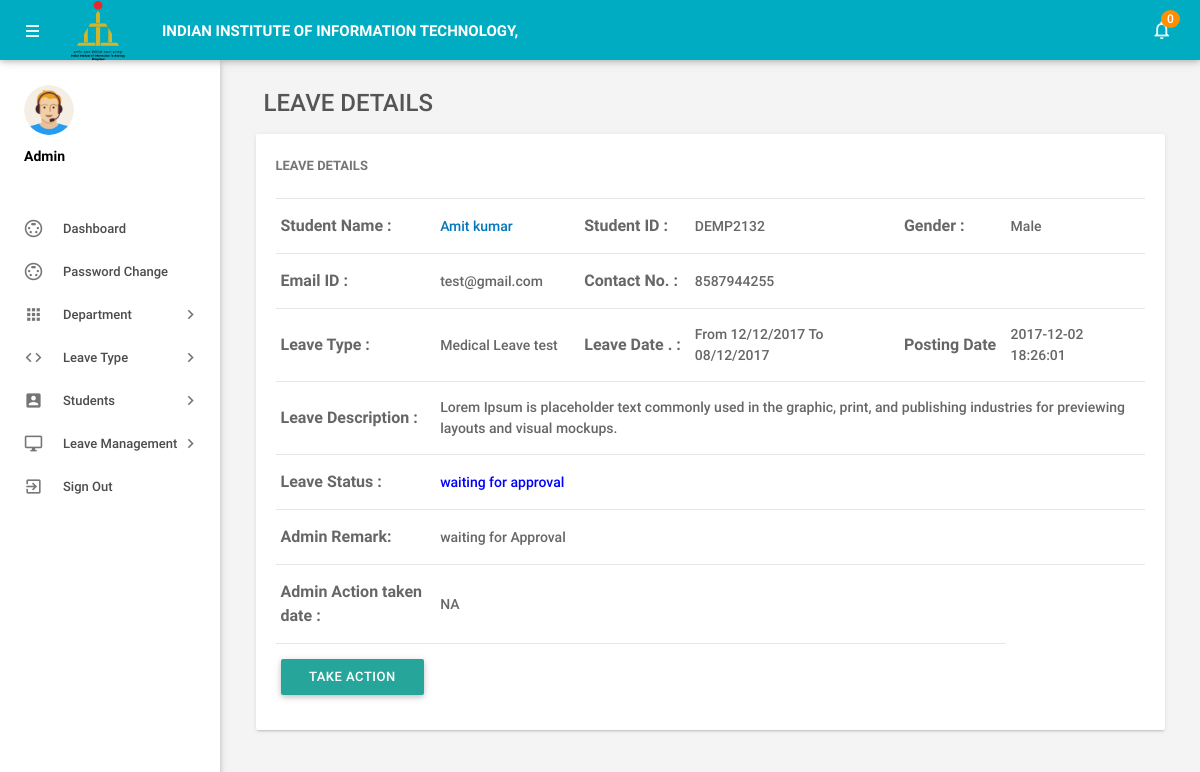
The page /admin/leave-details.php?leaveid=9 (signed in) on the database its author committed.
### tables this page shows
CREATE TABLE IF NOT EXISTS `tblleaves` (
  `id` int(11) NOT NULL,
  `LeaveType` varchar(110) NOT NULL,
  `ToDate` varchar(120) NOT NULL,
  `FromDate` varchar(120) NOT NULL,
  `Description` mediumtext NOT NULL,
  `PostingDate` timestamp NOT NULL DEFAULT CURRENT_TIMESTAMP,
  `AdminRemark` mediumtext,
  `AdminRemarkDate` varchar(120) DEFAULT NULL,
  `Status` int(1) NOT NULL,
  `IsRead` int(1) NOT NULL,
  `empid` int(11) DEFAULT NULL
);

CREATE TABLE IF NOT EXISTS `tblemployees` (
  `id` int(11) NOT NULL,
  `EmpId` varchar(100) NOT NULL,
  `FirstName` varchar(150) NOT NULL,
  `LastName` varchar(150) NOT NULL,
  `EmailId` varchar(200) NOT NULL,
  `Password` varchar(180) NOT NULL,
  `Gender` varchar(100) NOT NULL,
  `Dob` varchar(100) NOT NULL,
  `Department` varchar(255) NOT NULL,
  `Address` varchar(255) NOT NULL,
  `City` varchar(200) NOT NULL,
  `Country` varchar(150) NOT NULL,
  `Phonenumber` char(11) NOT NULL,
  `Status` int(1) NOT NULL,
  `RegDate` timestamp NOT NULL DEFAULT CURRENT_TIMESTAMP
);

### admin/leave-details.php (the view, shortened to what this page needs)
<?php
include('includes/config.php');
if(strlen($_SESSION['alogin'])==0)
    {
header('location:index.php');
}
else{
 ?>
<!DOCTYPE html>
<html lang="en">
    <head>
        <link type="text/css" rel="stylesheet" href="../assets/plugins/materialize/css/materialize.min.css"/>
        <link href="../assets/plugins/material-preloader/css/materialPreloader.min.css" rel="stylesheet">
        <link href="../assets/plugins/datatables/css/jquery.dataTables.min.css" rel="stylesheet">
                <link href="../assets/plugins/google-code-prettify/prettify.css" rel="stylesheet" type="text/css"/>
        <link href="../assets/css/alpha.min.css" rel="stylesheet" type="text/css"/>
        <link href="../assets/css/custom.css" rel="stylesheet" type="text/css"/>
    </head>
    <body>
       <?php include('includes/header.php');?>
       <?php include('includes/sidebar.php');?>
            <main class="mn-inner">
                <div class="row">
                    <div class="col s12">
                        <div class="page-title" style="font-size:24px;">Leave Details</div>
                    </div>
                    <div class="col s12 m12 l12">
                        <div class="card">
                            <div class="card-content">
                                <span class="card-title">Leave Details</span>
                                <table id="example" class="display responsive-table ">
                                    <tbody>
<?php
$lid=intval($_GET['leaveid']);
$sql = "SELECT tblleaves.id as lid,tblemployees.FirstName,tblemployees.LastName,tblemployees.EmpId,tblemployees.id,tblemployees.Gender,tblemployees.Phonenumber,tblemployees.EmailId,tblleaves.LeaveType,tblleaves.ToDate,tblleaves.FromDate,tblleaves.Description,tblleaves.PostingDate,tblleaves.Status,tblleaves.AdminRemark,tblleaves.AdminRemarkDate from tblleaves join tblemployees on tblleaves.empid=tblemployees.id where tblleaves.id=:lid";
$query = $dbh -> prepare($sql);
$query->bindParam(':lid',$lid,PDO::PARAM_STR);
$query->execute();
$results=$query->fetchAll(PDO::FETCH_OBJ);
$cnt=1;
if($query->rowCount() > 0)
{
foreach($results as $result)
{
      ?>
                                        <tr>
                                            <td style="font-size:16px;"> <b>Student Name :</b></td>
                                              <td><a href="editemployee.php?empid=<?php echo htmlentities($result->id);?>" target="_blank">
                                                <?php echo htmlentities($result->FirstName." ".$result->LastName);?></a></td>
                                              <td style="font-size:16px;"><b>Student ID :</b></td>
                                              <td><?php echo htmlentities($result->EmpId);?></td>
                                              <td style="font-size:16px;"><b>Gender :</b></td>
                                              <td><?php echo htmlentities($result->Gender);?></td>
                                          </tr>
                                          <tr>
                                             <td style="font-size:16px;"><b>Email ID :</b></td>
                                            <td><?php echo htmlentities($result->EmailId);?></td>
                                             <td style="font-size:16px;"><b>Contact No. :</b></td>
                                            <td><?php echo htmlentities($result->Phonenumber);?></td>
                                            <td>&nbsp;</td>
                                             <td>&nbsp;</td>
                                        </tr>
  <tr>
                                             <td style="font-size:16px;"><b>Leave Type :</b></td>
                                            <td><?php echo htmlentities($result->LeaveType);?></td>
                                             <td style="font-size:16px;"><b>Leave Date . :</b></td>
                                            <td>From <?php echo htmlentities($result->FromDate);?> To <?php echo htmlentities($result->ToDate);?></td>
                                            <td style="font-size:16px;"><b>Posting Date</b></td>
                                           <td><?php echo htmlentities($result->PostingDate);?></td>
                                        </tr>
<tr>
                                             <td style="font-size:16px;"><b>Leave Description : </b></td>
                                            <td colspan="5"><?php echo htmlentities($result->Description);?></td>
                                        </tr>
<tr>
<td style="font-size:16px;"><b>Leave Status :</b></td>
<td colspan="5"><?php $stats=$result->Status;
if($stats==1){
?>
<span style="color: green">Approved</span>
 <?php } if($stats==2)  { ?>
<span style="color: red">Not Approved</span>
<?php } if($stats==0)  { ?>
 <span style="color: blue">waiting for approval</span>
 <?php } ?>
</td>
</tr>
<tr>
<td style="font-size:16px;"><b>Admin Remark: </b></td>
<td colspan="5"><?php
if($result->AdminRemark==""){
  echo "waiting for Approval";
}
else{
echo htmlentities($result->AdminRemark);
}
?></td>
 </tr>
 <tr>
<td style="font-size:16px;"><b>Admin Action taken date : </b></td>
<td colspan="5"><?php
if($result->AdminRemarkDate==""){
  echo "NA";
}
else{
echo htmlentities($result->AdminRemarkDate);
}
?></td>
 </tr>
<?php
if($stats==0)
{
?>
<tr>
 <td colspan="5">
  <a class="modal-trigger waves-effect waves-light btn" href="#modal1">Take&nbsp;Action</a>
 </td>
</tr>
<?php } ?>
                                         <?php $cnt++;} }?>
                                    </tbody>
                                </table>
                            </div>
                        </div>
                    </div>
                </div>
            </main>
        </div>
        <div class="left-sidebar-hover"></div>
    </body>
</html>
<?php } ?>

### rows shown on the page
tblleaves: tblemployees.FirstName+LastName "Amit kumar", tblemployees.EmpId "DEMP2132", tblemployees.Gender "Male", tblemployees.EmailId "test@gmail.com", tblemployees.Phonenumber "8587944255", LeaveType "Medical Leave test", FromDate "12/12/2017", ToDate "08/12/2017", PostingDate "2017-12-02 18:26:01", Description "Lorem Ipsum is placeholder text commonly used in the graphic, print, and publishing industries for previewing layouts and visual mockups.", Status "waiting for approval", shows "waiting for Approval", shows "NA"

### other values the page prints
$unreadcount "0"
